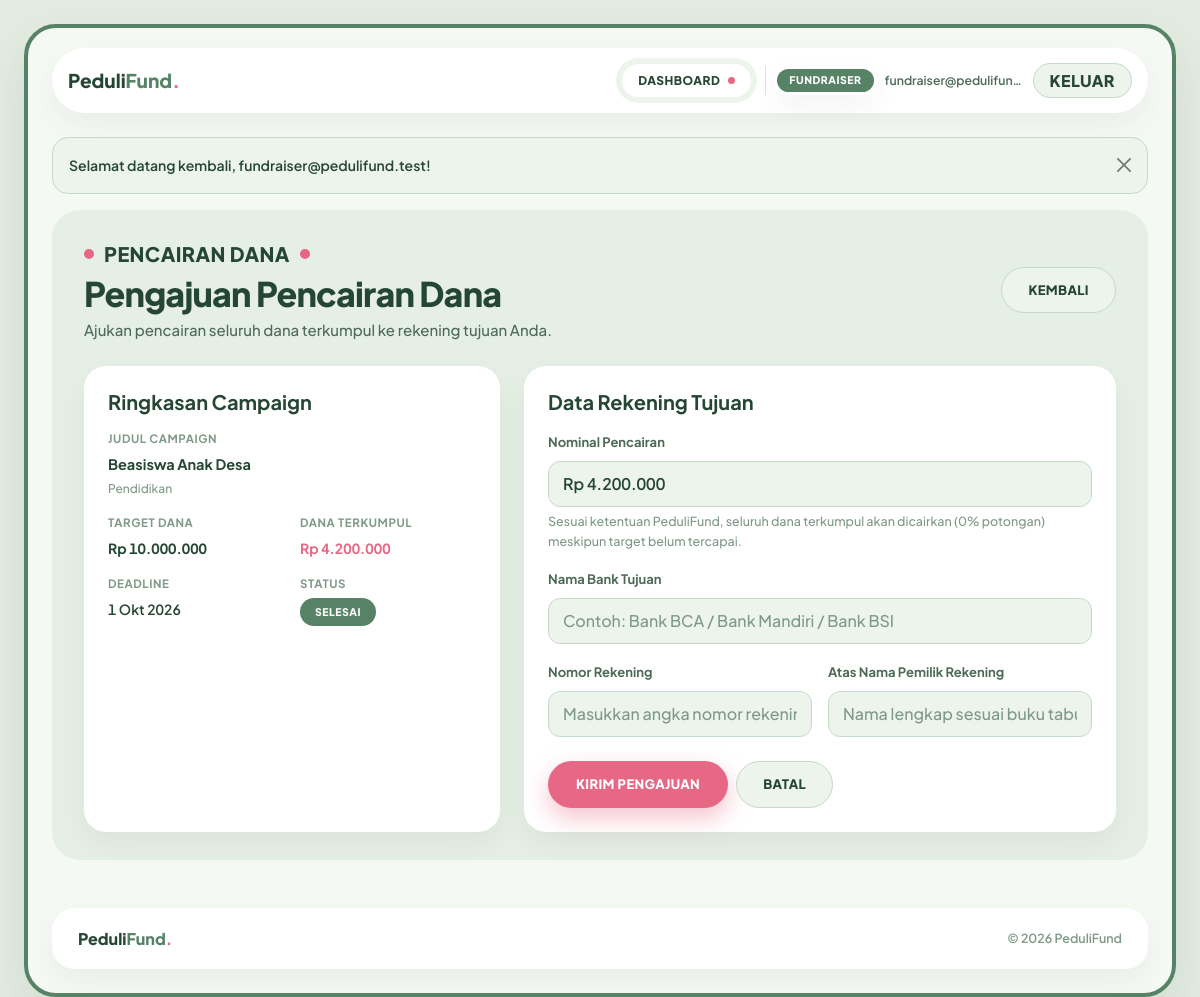
The app's page /pengajuan_pencairan.php?id_campaign=3 (signed in) with its own data.
### tables this page shows
CREATE TABLE IF NOT EXISTS campaign (
    id_campaign INT AUTO_INCREMENT PRIMARY KEY,
    id_fundraiser INT NOT NULL,
    judul VARCHAR(255) NOT NULL,
    jenis VARCHAR(100) NOT NULL,
    target_dana DECIMAL(15,2) NOT NULL,
    dana_terkumpul DECIMAL(15,2) DEFAULT 0.00,
    deadline DATE NOT NULL,
    dokumen_campaign VARCHAR(255) NOT NULL,
    status_campaign ENUM('Pending', 'Aktif', 'Ditolak', 'Selesai') DEFAULT 'Pending',
    deskripsi TEXT NOT NULL,
    gambar_campaign VARCHAR(255) NULL,
    CONSTRAINT fk_campaign_pengguna
        FOREIGN KEY (id_fundraiser) REFERENCES pengguna (id_user)
        ON DELETE CASCADE ON UPDATE CASCADE
);

### app/controllers/PencairanController.php (called while the page is built, shortened)
<?php
class PencairanController
{
    private CampaignEntity $campaignEntity;
    public function __construct(
        PencairanEntity $pencairanEntity,
        CampaignEntity $campaignEntity,
        UserCredentialsDB $userModel,
        ?PDO $pdo = null
    ) {
        $this->campaignEntity = $campaignEntity;
    }
    public function tampilkanFormPengajuan(): void
    {
        $idCampaign = (int) ($_GET['id_campaign'] ?? 0);
        $campaign = $idCampaign > 0
            ? $this->campaignEntity->ambilByIdCampaign($idCampaign, idPenggunaAktif())
            : null;
        $old = $_SESSION['old'] ?? [];
        require __DIR__ . '/../../views/pencairan/form_pengajuan.php';
    }
}

### app/helpers/fungsi.php (called while the page is built, shortened)
<?php
function e($teks): string
{
    return htmlspecialchars((string) $teks, ENT_QUOTES, 'UTF-8');
}
function formatRupiah($angka): string
{
    return 'Rp ' . number_format((float) $angka, 0, ',', '.');
}
function formatTanggal($tanggal): string
{
    $waktu = strtotime((string) $tanggal);
    $daftarBulan = [
        1 => 'Jan', 2 => 'Feb', 3 => 'Mar', 4 => 'Apr',
        5 => 'Mei', 6 => 'Jun', 7 => 'Jul', 8 => 'Agu',
        9 => 'Sep', 10 => 'Okt', 11 => 'Nov', 12 => 'Des'
    ];
    $hari = date('j', $waktu);
    $bulan = $daftarBulan[(int) date('n', $waktu)] ?? date('M', $waktu);
    $tahun = date('Y', $waktu);
    return $hari . ' ' . $bulan . ' ' . $tahun;
}
function kelasBadgeStatus($status): string
{
    $kelas = [
        'Pending'       => 'pf-badge--pending',
        'Menunggu'      => 'pf-badge--pending',
        'Aktif'         => 'pf-badge--aktif',
        'Disetujui'     => 'pf-badge--aktif',
        'Dicairkan'     => 'pf-badge--aktif',
        'Valid'         => 'pf-badge--aktif',
        'Ditolak'       => 'pf-badge--ditolak',
        'Dibekukan'     => 'pf-badge--ditolak',
        'Selesai'       => 'pf-badge--selesai',
        'Terverifikasi' => 'pf-badge--selesai',
    ];
    return $kelas[$status] ?? 'pf-badge--netral';
}
function idPenggunaAktif(): int
{
    if (!empty($_SESSION['pengguna_aktif']['id_user'])) {
        return (int) $_SESSION['pengguna_aktif']['id_user'];
    }
    return defined('ID_FUNDRAISER_SEMENTARA') ? ID_FUNDRAISER_SEMENTARA : 1;
}

### app/models/CampaignEntity.php (called while the page is built, shortened)
<?php
class CampaignEntity
{
    private PDO $pdo;
    public function __construct(PDO $pdo)
    {
        $this->pdo = $pdo;
    }
    public function ambilByIdCampaign(int $idCampaign, int $idFundraiser): ?array
    {
        $pernyataan = $this->pdo->prepare(
            'SELECT * FROM campaign WHERE id_campaign = :id_campaign AND id_fundraiser = :id_fundraiser'
        );
        $pernyataan->execute([':id_campaign' => $idCampaign, ':id_fundraiser' => $idFundraiser]);
        $campaign = $pernyataan->fetch();
        return $campaign !== false ? $campaign : null;
    }
}

### views/pencairan/form_pengajuan.php (the view, shortened to what this page needs)
<?php
require __DIR__ . '/../layout/header.php';
$nilaiLama = static function (string $nama) use ($old): string {
    return e((string) ($old[$nama] ?? ''));
};
?>
<section class="bagian-halaman">
    <div class="pf-tray">
        <div class="d-flex flex-wrap justify-content-between align-items-center gap-3 mb-4">
            <div>
                <div class="pf-modul-judul mb-1">PENCAIRAN DANA</div>
                <h1 class="pf-h1">Pengajuan Pencairan Dana</h1>
                <p class="pf-subjudul mb-0 mt-1">Ajukan pencairan seluruh dana terkumpul ke rekening tujuan Anda.</p>
            </div>
            <a class="btn-pf-outline" href="<?= e(BASE_URL) ?>/dashboard_fundraiser.php">Kembali</a>
        </div>
        <div class="row g-4">
            <div class="col-lg-5">
                <div class="pf-card p-4 h-100">
                    <h2 class="h5 fw-bold mb-3" style="color: var(--green-deep);">Ringkasan Campaign</h2>
                    <div class="mb-3">
                        <p class="pf-metrik-label mb-1">Judul Campaign</p>
                        <p class="fw-bold mb-0 pf-teks-judul"><?= e($campaign['judul']) ?></p>
                        <small class="pf-teks-bantu"><?= e($campaign['jenis']) ?></small>
                    </div>
                    <div class="row g-3 mb-3">
                        <div class="col-6">
                            <p class="pf-metrik-label mb-1">Target Dana</p>
                            <p class="fw-bold mb-0 pf-angka"><?= e(formatRupiah($campaign['target_dana'])) ?></p>
                        </div>
                        <div class="col-6">
                            <p class="pf-metrik-label mb-1">Dana Terkumpul</p>
                            <p class="fw-bold mb-0 pf-angka" style="color: var(--pink-primary);"><?= e(formatRupiah($campaign['dana_terkumpul'])) ?></p>
                        </div>
                    </div>
                    <div class="row g-3">
                        <div class="col-6">
                            <p class="pf-metrik-label mb-1">Deadline</p>
                            <p class="fw-semibold mb-0 pf-angka"><?= e(formatTanggal($campaign['deadline'])) ?></p>
                        </div>
                        <div class="col-6">
                            <p class="pf-metrik-label mb-1">Status</p>
                            <span class="pf-badge <?= e(kelasBadgeStatus($campaign['status_campaign'])) ?>">
                                <span class="pf-badge-pil"><?= e($campaign['status_campaign']) ?></span>
                            </span>
                        </div>
                    </div>
                </div>
            </div>
            <div class="col-lg-7">
                <div class="pf-card p-4">
                    <h2 class="h5 fw-bold mb-3" style="color: var(--green-deep);">Data Rekening Tujuan</h2>
                    <form action="<?= e(BASE_URL) ?>/pengajuan_pencairan.php" method="post">
                        <div class="mb-3">
                            <label class="form-label" for="nominal_pencairan">Nominal Pencairan</label>
                            <input class="form-control pf-angka" type="text" id="nominal_pencairan" value="<?= e(formatRupiah($campaign['dana_terkumpul'])) ?>" readonly>
                            <div class="form-text">Sesuai ketentuan PeduliFund, seluruh dana terkumpul akan dicairkan (0% potongan) meskipun target belum tercapai.</div>
                        </div>
                        <div class="mb-3">
                            <label class="form-label" for="nama_bank">Nama Bank Tujuan</label>
                            <input class="form-control" type="text" id="nama_bank" name="nama_bank" maxlength="100" placeholder="Contoh: Bank BCA / Bank Mandiri / Bank BSI" required value="<?= $nilaiLama('nama_bank') ?>">
                        </div>
                        <div class="row g-3 mb-4">
                            <div class="col-md-6">
                                <label class="form-label" for="nomor_rekening">Nomor Rekening</label>
                                <input class="form-control pf-angka" type="text" id="nomor_rekening" name="nomor_rekening" inputmode="numeric" pattern="[0-9]{6,30}" maxlength="30" placeholder="Masukkan angka nomor rekening" required value="<?= $nilaiLama('nomor_rekening') ?>">
                            </div>
                            <div class="col-md-6">
                                <label class="form-label" for="atas_nama">Atas Nama Pemilik Rekening</label>
                                <input class="form-control" type="text" id="atas_nama" name="atas_nama" maxlength="150" placeholder="Nama lengkap sesuai buku tabungan" required value="<?= $nilaiLama('atas_nama') ?>">
                            </div>
                        </div>
                        <div class="d-flex flex-wrap gap-2">
                            <button class="btn-pf-cta" type="submit">Kirim Pengajuan</button>
                            <a class="btn-pf-outline" href="<?= e(BASE_URL) ?>/dashboard_fundraiser.php">Batal</a>
                        </div>
                    </form>
                </div>
            </div>
        </div>
    </div>
</section>
<?php require __DIR__ . '/../layout/footer.php'; ?>

### assets/css/pedulifund-theme.css (style rules this page uses)
:root { --bg-outer: #E4ECE2; --bg-canvas: #F5F9F4; --bg-tray: #E6EFE5; --surface-white: #FFFFFF; --green-deep: #264634; --green-primary: #568265; --green-mid: #739B80; --green-light: #C5D9C8; --green-pale: #EDF4EC; --pink-primary: #E66884; --pink-hover: #D2526E; --pink-soft: #FADCE3; --pink-blush: #FFF0F3; --status-pending-bg: #FDECC8; --status-pending-fg: #8A5A2B; --status-pending-dot: #E58E3A; --text-main: #264634; --text-body: #4D6A58; --text-muted: #7E9987; --radius-window: 32px; --radius-tray: 28px; --radius-card: 22px; --radius-input: 12px; --radius-pill: 999px; --shadow-card: 0 12px 28px rgba(38, 70, 52, 0.06); --shadow-pink: 0 8px 20px rgba(230, 104, 132, 0.32); --shadow-pink-cta: 0 10px 25px rgba(230, 104, 132, 0.4); --shadow-window: 0 20px 50px rgba(38, 70, 52, 0.10); }
body { font-family: 'Plus Jakarta Sans', sans-serif; background-color: var(--bg-outer); color: var(--text-main); font-size: 14px; font-weight: 500; line-height: 1.6; margin: 0; padding: 0; }
.pf-h1 { font-size: clamp(28px, 4vw, 34px); font-weight: 800; color: var(--green-deep); line-height: 1.2; letter-spacing: -0.8px; margin: 0; }
.pf-modul-judul { display: flex; align-items: center; gap: 10px; font-size: 20px; font-weight: 800; color: var(--green-deep); text-transform: uppercase; letter-spacing: 0.02em; margin: 0; }
.pf-modul-judul::before, .pf-modul-judul::after { content: ''; width: 10px; height: 10px; border-radius: 50%; background-color: var(--pink-primary); flex: none; }
.pf-subjudul { font-size: 15px; color: var(--text-body); margin: 0; }
.pf-metrik-label { font-size: 11.5px; font-weight: 700; text-transform: uppercase; letter-spacing: 0.05em; color: var(--text-muted); margin: 0 0 6px; }
.pf-tray { background-color: var(--bg-tray); border-radius: var(--radius-tray); padding: 28px 32px; margin-bottom: 28px; }
.pf-card { background-color: var(--surface-white); border-radius: var(--radius-card); box-shadow: var(--shadow-card); border: none; }
.bagian-halaman { margin-bottom: 1.5rem; }
.btn-pf-cta { background-color: var(--pink-primary); color: #FFFFFF; font-weight: 800; text-decoration: none; border-radius: var(--radius-pill); padding: 12px 28px; border: none; box-shadow: var(--shadow-pink-cta); transition: background-color 0.2s ease, transform 0.2s ease; display: inline-flex; align-items: center; gap: 12px; cursor: pointer; font-size: 13px; text-transform: uppercase; letter-spacing: 0.03em; }
.btn-pf-outline { background-color: var(--green-pale); color: var(--green-deep); font-weight: 800; text-decoration: none; border: 1.5px solid var(--green-light); border-radius: var(--radius-pill); padding: 12px 26px; transition: border-color 0.2s ease; display: inline-flex; align-items: center; gap: 10px; cursor: pointer; font-size: 13px; text-transform: uppercase; letter-spacing: 0.03em; }
.pf-badge { display: inline-flex; align-items: center; gap: 6px; padding: 3px; border-radius: var(--radius-pill); font-size: 10.5px; font-weight: 800; letter-spacing: 0.05em; text-transform: uppercase; white-space: nowrap; }
.pf-badge-pil { display: inline-block; padding: 3px 12px; border-radius: var(--radius-pill); }
.pf-badge--selesai { background-color: var(--green-primary); }
.pf-badge--selesai .pf-badge-pil { color: #FFFFFF; }
.form-label { font-size: 13px; font-weight: 700; color: var(--text-body); }
.form-control, .form-select { background-color: var(--green-pale); border: 1.5px solid var(--green-light); border-radius: var(--radius-input); color: var(--green-deep); font-weight: 600; padding: 10px 14px; }
.form-control::placeholder { color: var(--text-muted); font-weight: 500; }
.form-text { font-size: 12.5px; color: var(--text-muted); }
.pf-teks-judul { color: var(--green-deep); font-size: 14.5px; }
.pf-angka { font-variant-numeric: tabular-nums; }
.pf-teks-bantu { color: var(--text-muted); font-size: 12px; }

### records on screen
campaign: judul "Beasiswa Anak Desa", jenis "Pendidikan", target_dana "Rp 10.000.000", dana_terkumpul "Rp 4.200.000", deadline "1 Okt 2026", status_campaign "SELESAI"

### other values on screen
peranPenggunaAktif() "FUNDRAISER"
penggunaAktif()['email'] "fundraiser@pedulifun…"
$pesan['teks'] "Selamat datang kembali, fundraiser@pedulifund.test!"
